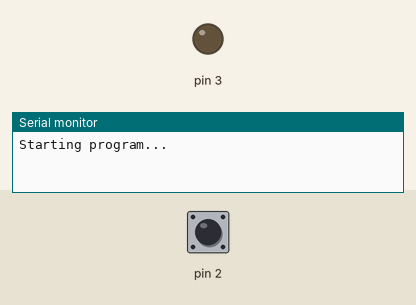
Bench run of a sketch on a simulated Arduino Uno, built with avr-gcc and run on an emulated ATmega328P. Shown: output pins drawn as LEDs (lit = HIGH), the last lines printed to the serial monitor. Inputs (shaded band) come from the test bench; at power-on: pin 2 LOW.

Above: at 1.2 s.
1.3 s: pin 2 driven HIGH
At 1.47 s:
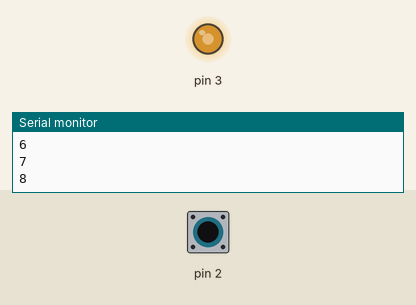
At 2.37 s:
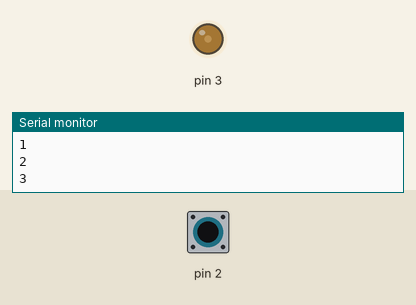
4.3 s: pin 2 pulsed LOW 5 times (0.12 s each, 0.3 s apart)
8.8 s: pin 2 driven LOW
At 10.0 s:
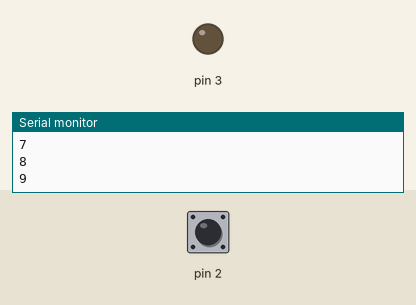
Timing chart, 0 to 11.8 s (numbered marks = the images above; inputs shaded):
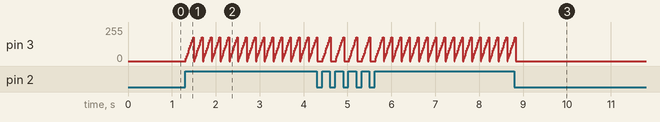

Measured:
- after the input at 1.3 s, pin 3: 0/255 → 20/255 at once, then repeats every 0.20 s: 40/255 0.02 s, 60/255 0.02 s, 80/255 0.02 s, 100/255 0.02 s, 120/255 0.02 s, 140/255 0.02 s, 160/255 0.02 s, 180/255 0.02 s, 0/255 0.02 s, 20/255 0.02 s
- after the input at 8.8 s, pin 3: goes on until 8.8 s, then stays 0/255

The sketch:

lecture4PracticePWM.ino
```cpp
// C++ code
//
void setup()
{
  Serial.begin(9600); // Start serial communication at 9600 baud rate
  Serial.println("Starting program..."); // Print an initial message
  pinMode(2, INPUT);
  pinMode(3, OUTPUT);
}

void loop()
{
  /*
  if (digitalRead(2) == HIGH) {
    digitalWrite(3, HIGH);
  } else {
    digitalWrite(3, LOW);
  }
  */

  // loop() is endless. It starts again
  // when it reaches its end.
  // If we do not enter the if
  // then pin 2 will have its previous value
  // continuously.
  // analogWrite keeps sending the same value
  // until I change it.
  if (digitalRead(2) == HIGH) {
    for (int i = 0; i < 10; i++) {
      Serial.println(i);
      analogWrite(3, i*20);
      delay(20);
    }
    analogWrite(3, 0);
  }
}
```
